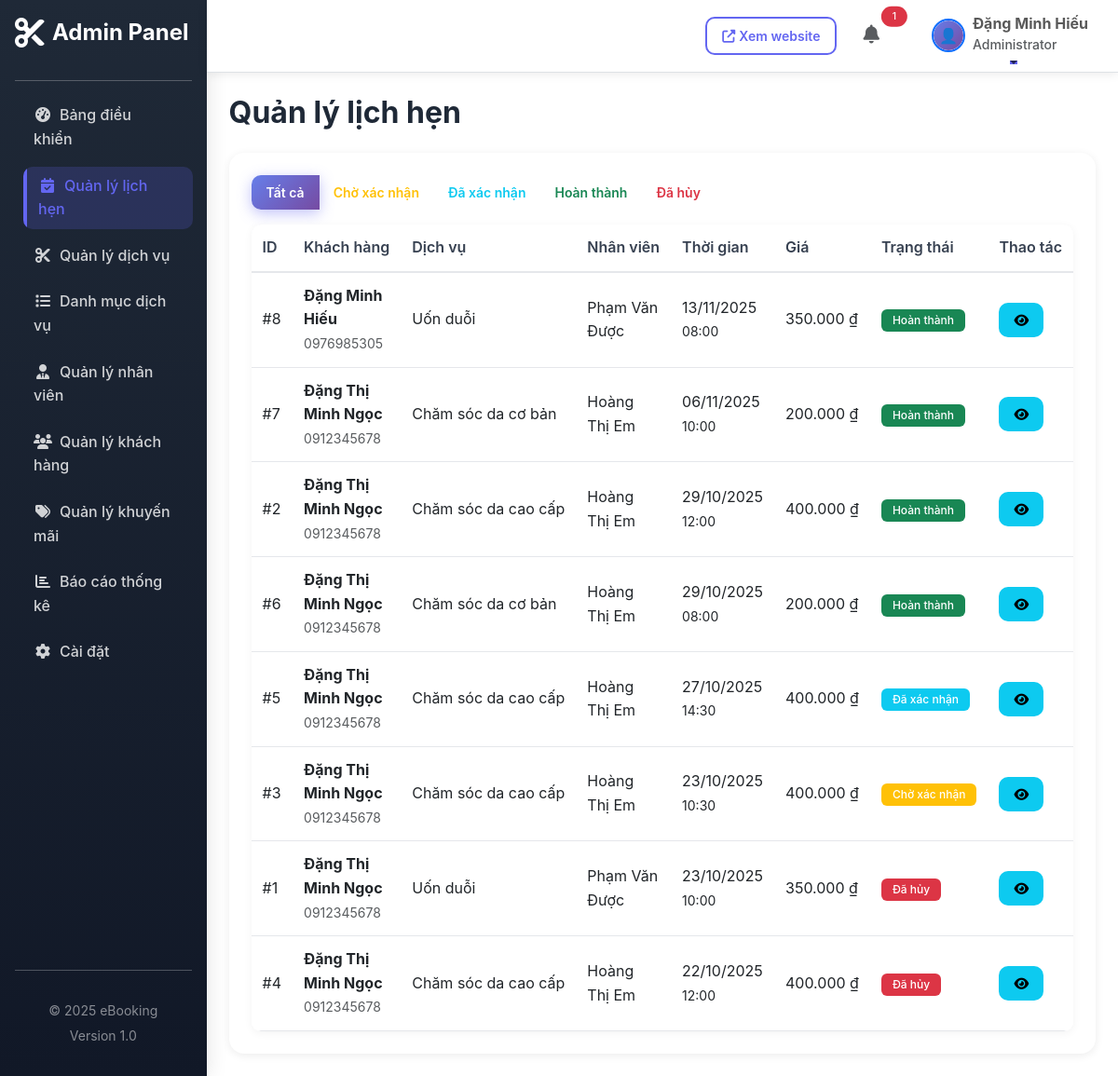
The app's page /admin/bookings.php (signed in) with its own data.
### tables this page shows
CREATE TABLE `bookings` (
  `booking_id` int(11) NOT NULL,
  `customer_id` int(11) NOT NULL,
  `service_id` int(11) NOT NULL,
  `staff_id` int(11) NOT NULL,
  `booking_date` date NOT NULL,
  `booking_time` time NOT NULL,
  `duration` int(11) NOT NULL COMMENT 'Thời gian (phút)',
  `total_price` decimal(10,2) NOT NULL,
  `status` enum('pending','confirmed','completed','cancelled','no_show') DEFAULT 'pending',
  `payment_status` enum('unpaid','paid','refunded') DEFAULT 'unpaid',
  `payment_method` enum('cash','card','transfer','momo','zalopay') DEFAULT 'cash',
  `notes` text DEFAULT NULL,
  `cancellation_reason` text DEFAULT NULL,
  `created_at` timestamp NOT NULL DEFAULT current_timestamp(),
  `updated_at` timestamp NOT NULL DEFAULT current_timestamp() ON UPDATE current_timestamp()
);

CREATE TABLE `users` (
  `user_id` int(11) NOT NULL,
  `username` varchar(50) NOT NULL,
  `email` varchar(100) NOT NULL,
  `password` varchar(255) NOT NULL,
  `full_name` varchar(100) NOT NULL,
  `phone` varchar(20) DEFAULT NULL,
  `address` text DEFAULT NULL,
  `role` enum('admin','customer','staff') DEFAULT 'customer',
  `avatar` varchar(255) DEFAULT NULL,
  `status` enum('active','inactive','blocked') DEFAULT 'active',
  `created_at` timestamp NOT NULL DEFAULT current_timestamp(),
  `updated_at` timestamp NOT NULL DEFAULT current_timestamp() ON UPDATE current_timestamp()
);

CREATE TABLE `services` (
  `service_id` int(11) NOT NULL,
  `category_id` int(11) NOT NULL,
  `service_name` varchar(150) NOT NULL,
  `description` text DEFAULT NULL,
  `price` decimal(10,2) NOT NULL,
  `duration` int(11) NOT NULL COMMENT 'Thời gian thực hiện (phút)',
  `image` varchar(255) DEFAULT NULL,
  `status` enum('active','inactive') DEFAULT 'active',
  `created_at` timestamp NOT NULL DEFAULT current_timestamp(),
  `updated_at` timestamp NOT NULL DEFAULT current_timestamp() ON UPDATE current_timestamp()
);

### models/Booking.php (called while the page is built, shortened)
<?php
class Booking {
    private $conn;
    private $table = 'bookings';
    public function __construct($db) {
        $this->conn = $db;
    }
    public function getAllBookings($filters = [], $limit = null, $offset = 0) {
        $query = "SELECT b.*,
                         u.full_name as customer_name, u.phone as customer_phone,
                         s.service_name,
                         st.full_name as staff_name,
                         c.category_name
                  FROM " . $this->table . " b
                  LEFT JOIN users u ON b.customer_id = u.user_id
                  LEFT JOIN services s ON b.service_id = s.service_id
                  LEFT JOIN categories c ON s.category_id = c.category_id
                  LEFT JOIN staff stf ON b.staff_id = stf.staff_id
                  LEFT JOIN users st ON stf.user_id = st.user_id
                  WHERE 1=1";
        if (!empty($filters['status'])) {
            $query .= " AND b.status = :status";
        }
        $query .= " ORDER BY b.booking_date DESC, b.booking_time DESC";
        if ($limit) {
            $query .= " LIMIT :limit OFFSET :offset";
        }
        $stmt = $this->conn->prepare($query);
        if (!empty($filters['status'])) {
            $stmt->bindParam(':status', $filters['status']);
        }
        if ($limit) {
            $stmt->bindParam(':limit', $limit, PDO::PARAM_INT);
            $stmt->bindParam(':offset', $offset, PDO::PARAM_INT);
        }
        $stmt->execute();
        return $stmt->fetchAll(PDO::FETCH_ASSOC);
    }
}
?>

### config/functions.php (called while the page is built, shortened)
<?php
function formatCurrency($amount) {
    return number_format($amount ?? 0, 0, ',', '.') . ' ₫';
}
function formatDate($date, $format = 'd/m/Y') {
    return date($format, strtotime($date));
}
function formatTime($time) {
    return date('H:i', strtotime($time));
}
function getBookingStatusText($status) {
    $statuses = [
        'pending' => 'Chờ xác nhận',
        'confirmed' => 'Đã xác nhận',
        'completed' => 'Hoàn thành',
        'cancelled' => 'Đã hủy',
        'no_show' => 'Không đến'
    ];
    return $statuses[$status] ?? $status;
}
function getBookingStatusBadge($status) {
    $badges = [
        'pending' => 'warning',
        'confirmed' => 'info',
        'completed' => 'success',
        'cancelled' => 'danger',
        'no_show' => 'secondary'
    ];
    return $badges[$status] ?? 'secondary';
}
?>

### admin/bookings.php (the view, shortened to what this page needs)
<?php
require_once '../models/Booking.php';
$database = new Database();
$db = $database->getConnection();
$bookingModel = new Booking($db);
$status_filter = isset($_GET['status']) ? sanitize($_GET['status']) : null;
$page = isset($_GET['page']) ? (int)$_GET['page'] : 1;
$limit = 20;
$offset = ($page - 1) * $limit;
$filters = [];
$bookings = $bookingModel->getAllBookings($filters, $limit, $offset);
?>
<!DOCTYPE html>
<html lang="vi">
<head>
    <link href="https://cdn.jsdelivr.net/npm/bootstrap@5.3.0/dist/css/bootstrap.min.css" rel="stylesheet">
    <link rel="stylesheet" href="https://cdnjs.cloudflare.com/ajax/libs/font-awesome/6.4.0/css/all.min.css">
    <link rel="stylesheet" href="<?php echo BASE_URL; ?>/assets/css/style.css">
</head>
<body>
    <div class="d-flex">
        <?php include 'includes/sidebar.php'; ?>
        <div class="flex-grow-1">
            <?php include 'includes/navbar.php'; ?>
            <div class="container-fluid p-4">
                <div class="d-flex justify-content-between align-items-center mb-4">
                    <h2 class="fw-bold mb-0">Quản lý lịch hẹn</h2>
                </div>
                <div class="card border-0 shadow-sm">
                    <div class="card-body">
                        <div class="mb-3">
                            <div class="btn-group" role="group">
                                <a href="bookings.php" class="btn btn-sm <?php echo !$status_filter ? 'btn-primary' : 'btn-outline-primary'; ?>">Tất cả</a>
                                <a href="?status=pending" class="btn btn-sm <?php echo $status_filter == 'pending' ? 'btn-warning' : 'btn-outline-warning'; ?>">Chờ xác nhận</a>
                                <a href="?status=confirmed" class="btn btn-sm <?php echo $status_filter == 'confirmed' ? 'btn-info' : 'btn-outline-info'; ?>">Đã xác nhận</a>
                                <a href="?status=completed" class="btn btn-sm <?php echo $status_filter == 'completed' ? 'btn-success' : 'btn-outline-success'; ?>">Hoàn thành</a>
                                <a href="?status=cancelled" class="btn btn-sm <?php echo $status_filter == 'cancelled' ? 'btn-danger' : 'btn-outline-danger'; ?>">Đã hủy</a>
                            </div>
                        </div>
                        <div class="table-responsive">
                            <table class="table table-hover">
                                <thead>
                                    <tr>
                                        <th>ID</th>
                                        <th>Khách hàng</th>
                                        <th>Dịch vụ</th>
                                        <th>Nhân viên</th>
                                        <th>Thời gian</th>
                                        <th>Giá</th>
                                        <th>Trạng thái</th>
                                        <th>Thao tác</th>
                                    </tr>
                                </thead>
                                <tbody>
                                    <?php foreach ($bookings as $booking): ?>
                                    <tr>
                                        <td>#<?php echo $booking['booking_id']; ?></td>
                                        <td>
                                            <strong><?php echo htmlspecialchars($booking['customer_name']); ?></strong><br>
                                            <small class="text-muted"><?php echo htmlspecialchars($booking['customer_phone']); ?></small>
                                        </td>
                                        <td><?php echo htmlspecialchars($booking['service_name']); ?></td>
                                        <td><?php echo htmlspecialchars($booking['staff_name']); ?></td>
                                        <td>
                                            <?php echo formatDate($booking['booking_date']); ?><br>
                                            <small><?php echo formatTime($booking['booking_time']); ?></small>
                                        </td>
                                        <td><?php echo formatCurrency($booking['total_price']); ?></td>
                                        <td>
                                            <span class="badge bg-<?php echo getBookingStatusBadge($booking['status']); ?>">
                                                <?php echo getBookingStatusText($booking['status']); ?>
                                            </span>
                                        </td>
                                        <td>
                                            <button class="btn btn-sm btn-info view-detail-btn"
                                                    onclick="openModal(<?php echo $booking['booking_id']; ?>,
                                                            '<?php echo addslashes(htmlspecialchars($booking['customer_name'])); ?>',
                                                            '<?php echo htmlspecialchars($booking['customer_phone']); ?>',
                                                            '<?php echo htmlspecialchars($booking['customer_email'] ?? 'N/A'); ?>',
                                                            '<?php echo addslashes(htmlspecialchars($booking['service_name'])); ?>',
                                                            '<?php echo addslashes(htmlspecialchars($booking['staff_name'])); ?>',
                                                            '<?php echo $booking['duration']; ?>',
                                                            '<?php echo formatDate($booking['booking_date']); ?>',
                                                            '<?php echo formatTime($booking['booking_time']); ?>',
                                                            '<?php echo formatCurrency($booking['total_price']); ?>',
                                                            '<?php echo $booking['status']; ?>',
                                                            '<?php echo addslashes(htmlspecialchars($booking['notes'] ?? '')); ?>')">
                                                <i class="fas fa-eye"></i>
                                            </button>
                                        </td>
                                    </tr>
                                    <?php endforeach; ?>
                                </tbody>
                            </table>
                        </div>
                    </div>
                </div>
            </div>
        </div>
    </div>
</body>
</html>

### assets/css/style.css (style rules this page uses)
:root { --primary-color: #6366f1; --primary-dark: #4f46e5; --primary-light: #818cf8; --secondary-color: #8b5cf6; --success-color: #10b981; --danger-color: #ef4444; --warning-color: #f59e0b; --info-color: #3b82f6; --dark-color: #1f2937; --light-color: #f3f4f6; --gradient-primary: linear-gradient(135deg, #667eea 0%, #764ba2 100%); --gradient-secondary: linear-gradient(135deg, #f093fb 0%, #f5576c 100%); --shadow-sm: 0 2px 10px rgba(0, 0, 0, 0.08); --shadow-md: 0 5px 20px rgba(0, 0, 0, 0.1); --shadow-lg: 0 10px 40px rgba(0, 0, 0, 0.15); --shadow-xl: 0 20px 60px rgba(0, 0, 0, 0.2); --transition: all 0.3s cubic-bezier(0.4, 0, 0.2, 1); }
* { margin: 0; padding: 0; box-sizing: border-box; }
body { font-family: 'Inter', -apple-system, BlinkMacSystemFont, 'Segoe UI', Roboto, 'Helvetica Neue', Arial, sans-serif; color: #374151; line-height: 1.6; font-size: 16px; -webkit-font-smoothing: antialiased; -moz-osx-font-smoothing: grayscale; overflow-x: hidden; }
h1, h2, h3, h4, h5, h6 { font-weight: 700; line-height: 1.2; margin-bottom: 1rem; color: #1f2937; }
a { text-decoration: none; transition: var(--transition); }
.btn { font-weight: 600; padding: 12px 28px; border-radius: 10px; transition: var(--transition); border: none; position: relative; overflow: hidden; }
.btn::before { content: ''; position: absolute; top: 50%; left: 50%; width: 0; height: 0; border-radius: 50%; background: rgba(255, 255, 255, 0.3); transform: translate(-50%, -50%); transition: width 0.6s, height 0.6s; }
.btn-primary { background: var(--gradient-primary); border-color: transparent; color: white; box-shadow: 0 4px 15px rgba(99, 102, 241, 0.4); }
.btn-sm { padding: 8px 16px; font-size: 0.875rem; }
.shadow-sm { box-shadow: 0 2px 10px rgba(0, 0, 0, 0.08) !important; }
.card { border-radius: 16px; border: 1px solid #f3f4f6; transition: var(--transition); overflow: hidden; }
.card-body { padding: 24px; }
.badge { padding: 6px 12px; font-weight: 500; border-radius: 6px; }
.table-responsive { overflow-x: auto; -webkit-overflow-scrolling: touch; position: relative; border-radius: 10px; box-shadow: 0 2px 10px rgba(0, 0, 0, 0.05); }
.table { display: table !important; width: 100%; border-collapse: collapse; margin-bottom: 0 !important; position: relative; z-index: 1; border-radius: 10px; overflow: hidden; }
.table thead { background-color: var(--light-color); }
.table thead th { font-weight: 600; color: #374151; border-bottom: 2px solid #e5e7eb; padding: 12px; white-space: nowrap; }
.table tbody td { vertical-align: middle; padding: 12px; }
.table thead { display: table-header-group !important; }
.table tbody { display: table-row-group !important; }
.table tbody tr { display: table-row !important; background: white; border-bottom: 1px solid #e5e7eb; }
.table tbody td { display: table-cell !important; vertical-align: middle; padding: 12px; border: none; }
.table-responsive .table tbody tr::before, .table-responsive .table tbody tr::after, .table-responsive .table tbody td::before, .table-responsive .table tbody td::after { display: none !important; content: none !important; visibility: hidden !important; }
.table-responsive .table tbody td { white-space: nowrap; }
.table-responsive .table tbody td:nth-child(2), .table-responsive .table tbody td:nth-child(4) { white-space: normal; max-width: 200px; }

### records on screen
bookings: booking_id "8", customer.full_name "Đặng Minh Hiếu", customer.phone "0976985305", service.service_name "Uốn duỗi", users.full_name "Phạm Văn Được", booking_date "13/11/2025", booking_time "08:00", total_price "350.000 ₫", status "Hoàn thành"
bookings: booking_id "7", customer.full_name "Đặng Thị Minh Ngọc", customer.phone "0912345678", service.service_name "Chăm sóc da cơ bản", users.full_name "Hoàng Thị Em", booking_date "06/11/2025", booking_time "10:00", total_price "200.000 ₫", status "Hoàn thành"
bookings: booking_id "2", customer.full_name "Đặng Thị Minh Ngọc", customer.phone "0912345678", service.service_name "Chăm sóc da cao cấp", users.full_name "Hoàng Thị Em", booking_date "29/10/2025", booking_time "12:00", total_price "400.000 ₫", status "Hoàn thành"
bookings: booking_id "6", customer.full_name "Đặng Thị Minh Ngọc", customer.phone "0912345678", service.service_name "Chăm sóc da cơ bản", users.full_name "Hoàng Thị Em", booking_date "29/10/2025", booking_time "08:00", total_price "200.000 ₫", status "Hoàn thành"
bookings: booking_id "5", customer.full_name "Đặng Thị Minh Ngọc", customer.phone "0912345678", service.service_name "Chăm sóc da cao cấp", users.full_name "Hoàng Thị Em", booking_date "27/10/2025", booking_time "14:30", total_price "400.000 ₫", status "Đã xác nhận"
bookings: booking_id "3", customer.full_name "Đặng Thị Minh Ngọc", customer.phone "0912345678", service.service_name "Chăm sóc da cao cấp", users.full_name "Hoàng Thị Em", booking_date "23/10/2025", booking_time "10:30", total_price "400.000 ₫", status "Chờ xác nhận"
bookings: booking_id "1", customer.full_name "Đặng Thị Minh Ngọc", customer.phone "0912345678", service.service_name "Uốn duỗi", users.full_name "Phạm Văn Được", booking_date "23/10/2025", booking_time "10:00", total_price "350.000 ₫", status "Đã hủy"
bookings: booking_id "4", customer.full_name "Đặng Thị Minh Ngọc", customer.phone "0912345678", service.service_name "Chăm sóc da cao cấp", users.full_name "Hoàng Thị Em", booking_date "22/10/2025", booking_time "12:00", total_price "400.000 ₫", status "Đã hủy"

### other values on screen
SITE_NAME "eBooking"
$pending_count "1"
$_SESSION['full_name'] "Đặng Minh Hiếu"
